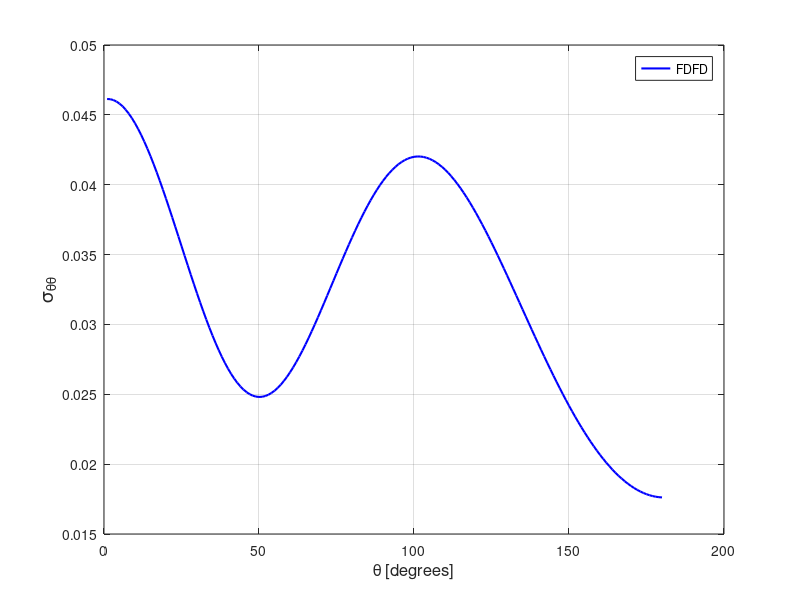

Here is the MATLAB script that generated this plot:
stt = [ 
    1  0.46135534E-01
    2  0.46121761E-01
    3  0.46061985E-01
    4  0.45956030E-01
    5  0.45804840E-01
    6  0.45608960E-01
    7  0.45369025E-01
    8  0.45086384E-01
    9  0.44762239E-01
   10  0.44398353E-01
   11  0.43996081E-01
   12  0.43557275E-01
   13  0.43084234E-01
   14  0.42578712E-01
   15  0.42043205E-01
   16  0.41480020E-01
   17  0.40891644E-01
   18  0.40280826E-01
   19  0.39650269E-01
   20  0.39002437E-01
   21  0.38340386E-01
   22  0.37667368E-01
   23  0.36985613E-01
   24  0.36298729E-01
   25  0.35609316E-01
   26  0.34920122E-01
   27  0.34234513E-01
   28  0.33555143E-01
   29  0.32884903E-01
   30  0.32226499E-01
   31  0.31582687E-01
   32  0.30955939E-01
   33  0.30349093E-01
   34  0.29764205E-01
   35  0.29203566E-01
   36  0.28669486E-01
   37  0.28163999E-01
   38  0.27688811E-01
   39  0.27245745E-01
   40  0.26836205E-01
   41  0.26461789E-01
   42  0.26123481E-01
   43  0.25822498E-01
   44  0.25559645E-01
   45  0.25335554E-01
   46  0.25150754E-01
   47  0.25005613E-01
   48  0.24900157E-01
   49  0.24834748E-01
   50  0.24808548E-01
   51  0.24821786E-01
   52  0.24873581E-01
   53  0.24963548E-01
   54  0.25090557E-01
   55  0.25253760E-01
   56  0.25451956E-01
   57  0.25683964E-01
   58  0.25948150E-01
   59  0.26243480E-01
   60  0.26568096E-01
   61  0.26920287E-01
   62  0.27298326E-01
   63  0.27700584E-01
   64  0.28124377E-01
   65  0.28568249E-01
   66  0.29030524E-01
   67  0.29508429E-01
   68  0.30000616E-01
   69  0.30503746E-01
   70  0.31016966E-01
   71  0.31537436E-01
   72  0.32063451E-01
   73  0.32592557E-01
   74  0.33122499E-01
   75  0.33652138E-01
   76  0.34178525E-01
   77  0.34699939E-01
   78  0.35214864E-01
   79  0.35721079E-01
   80  0.36217052E-01
   81  0.36701076E-01
   82  0.37171267E-01
   83  0.37626289E-01
   84  0.38064789E-01
   85  0.38484968E-01
   86  0.38886148E-01
   87  0.39267175E-01
   88  0.39626665E-01
   89  0.39962888E-01
   90  0.40276188E-01
   91  0.40565420E-01
   92  0.40829670E-01
   93  0.41068096E-01
   94  0.41280944E-01
   95  0.41467581E-01
   96  0.41627258E-01
   97  0.41760050E-01
   98  0.41865718E-01
   99  0.41944303E-01
  100  0.41995797E-01
  101  0.42020123E-01
  102  0.42017888E-01
  103  0.41989170E-01
  104  0.41934017E-01
  105  0.41853283E-01
  106  0.41747075E-01
  107  0.41616034E-01
  108  0.41460987E-01
  109  0.41282117E-01
  110  0.41080210E-01
  111  0.40856056E-01
  112  0.40610500E-01
  113  0.40344305E-01
  114  0.40057998E-01
  115  0.39752897E-01
  116  0.39429583E-01
  117  0.39088774E-01
  118  0.38732059E-01
  119  0.38359754E-01
  120  0.37972696E-01
  121  0.37572347E-01
  122  0.37159581E-01
  123  0.36735043E-01
  124  0.36300145E-01
  125  0.35855290E-01
  126  0.35401843E-01
  127  0.34940809E-01
  128  0.34472812E-01
  129  0.33998922E-01
  130  0.33520345E-01
  131  0.33037525E-01
  132  0.32551806E-01
  133  0.32063771E-01
  134  0.31574368E-01
  135  0.31084411E-01
  136  0.30594736E-01
  137  0.30106241E-01
  138  0.29619673E-01
  139  0.29135840E-01
  140  0.28655384E-01
  141  0.28178962E-01
  142  0.27707309E-01
  143  0.27241284E-01
  144  0.26781300E-01
  145  0.26328087E-01
  146  0.25882160E-01
  147  0.25444109E-01
  148  0.25014395E-01
  149  0.24593603E-01
  150  0.24182111E-01
  151  0.23780594E-01
  152  0.23389129E-01
  153  0.23008462E-01
  154  0.22638833E-01
  155  0.22280555E-01
  156  0.21933939E-01
  157  0.21599328E-01
  158  0.21276910E-01
  159  0.20967105E-01
  160  0.20669991E-01
  161  0.20385986E-01
  162  0.20114943E-01
  163  0.19857336E-01
  164  0.19613262E-01
  165  0.19382766E-01
  166  0.19166112E-01
  167  0.18963253E-01
  168  0.18774403E-01
  169  0.18599568E-01
  170  0.18438855E-01
  171  0.18292325E-01
  172  0.18160036E-01
  173  0.18042030E-01
  174  0.17938368E-01
  175  0.17848989E-01
  176  0.17774049E-01
  177  0.17713502E-01
  178  0.17667240E-01
  179  0.17635455E-01
  180  0.17618215E-01
  181  0.17615244E-01
  182  0.17626781E-01
  183  0.17652720E-01
  184  0.17693121E-01
  185  0.17747868E-01
  186  0.17816978E-01
  187  0.17900404E-01
  188  0.17998228E-01
  189  0.18110376E-01
  190  0.18236792E-01
  191  0.18377282E-01
  192  0.18532231E-01
  193  0.18700980E-01
  194  0.18884083E-01
  195  0.19080888E-01
  196  0.19291747E-01
  197  0.19516271E-01
  198  0.19754551E-01
  199  0.20006360E-01
  200  0.20271506E-01
  201  0.20549836E-01
  202  0.20841300E-01
  203  0.21145524E-01
  204  0.21462493E-01
  205  0.21791883E-01
  206  0.22133417E-01
  207  0.22486735E-01
  208  0.22851694E-01
  209  0.23227772E-01
  210  0.23614764E-01
  211  0.24012432E-01
  212  0.24420129E-01
  213  0.24837377E-01
  214  0.25264058E-01
  215  0.25699403E-01
  216  0.26142942E-01
  217  0.26594307E-01
  218  0.27052784E-01
  219  0.27517879E-01
  220  0.27988836E-01
  221  0.28465297E-01
  222  0.28946303E-01
  223  0.29431392E-01
  224  0.29919704E-01
  225  0.30410528E-01
  226  0.30903000E-01
  227  0.31396631E-01
  228  0.31890269E-01
  229  0.32383427E-01
  230  0.32874964E-01
  231  0.33364125E-01
  232  0.33850018E-01
  233  0.34331720E-01
  234  0.34808267E-01
  235  0.35278786E-01
  236  0.35742510E-01
  237  0.36198236E-01
  238  0.36644813E-01
  239  0.37081685E-01
  240  0.37507780E-01
  241  0.37922103E-01
  242  0.38323388E-01
  243  0.38711090E-01
  244  0.39083868E-01
  245  0.39441038E-01
  246  0.39781801E-01
  247  0.40104758E-01
  248  0.40409043E-01
  249  0.40694103E-01
  250  0.40958922E-01
  251  0.41202646E-01
  252  0.41424200E-01
  253  0.41623421E-01
  254  0.41799165E-01
  255  0.41950747E-01
  256  0.42077504E-01
  257  0.42178877E-01
  258  0.42254549E-01
  259  0.42303961E-01
  260  0.42326514E-01
  261  0.42322047E-01
  262  0.42290010E-01
  263  0.42230655E-01
  264  0.42143565E-01
  265  0.42028651E-01
  266  0.41886173E-01
  267  0.41716062E-01
  268  0.41518800E-01
  269  0.41294031E-01
  270  0.41042902E-01
  271  0.40766068E-01
  272  0.40463619E-01
  273  0.40136032E-01
  274  0.39785404E-01
  275  0.39410859E-01
  276  0.39014634E-01
  277  0.38597275E-01
  278  0.38160183E-01
  279  0.37704661E-01
  280  0.37232034E-01
  281  0.36743917E-01
  282  0.36241971E-01
  283  0.35727557E-01
  284  0.35202332E-01
  285  0.34668431E-01
  286  0.34127735E-01
  287  0.33581935E-01
  288  0.33033144E-01
  289  0.32483257E-01
  290  0.31934787E-01
  291  0.31389702E-01
  292  0.30849624E-01
  293  0.30317156E-01
  294  0.29794777E-01
  295  0.29283930E-01
  296  0.28787429E-01
  297  0.28307317E-01
  298  0.27845560E-01
  299  0.27404197E-01
  300  0.26985262E-01
  301  0.26591094E-01
  302  0.26222963E-01
  303  0.25883419E-01
  304  0.25573399E-01
  305  0.25295202E-01
  306  0.25050061E-01
  307  0.24839414E-01
  308  0.24664713E-01
  309  0.24526833E-01
  310  0.24426959E-01
  311  0.24365844E-01
  312  0.24344429E-01
  313  0.24362911E-01
  314  0.24421891E-01
  315  0.24521414E-01
  316  0.24661645E-01
  317  0.24842389E-01
  318  0.25063278E-01
  319  0.25324015E-01
  320  0.25623698E-01
  321  0.25961556E-01
  322  0.26336292E-01
  323  0.26746986E-01
  324  0.27192120E-01
  325  0.27670220E-01
  326  0.28179549E-01
  327  0.28718026E-01
  328  0.29283989E-01
  329  0.29875014E-01
  330  0.30488852E-01
  331  0.31123081E-01
  332  0.31775143E-01
  333  0.32442506E-01
  334  0.33122499E-01
  335  0.33812083E-01
  336  0.34508720E-01
  337  0.35209257E-01
  338  0.35910793E-01
  339  0.36610652E-01
  340  0.37305355E-01
  341  0.37992373E-01
  342  0.38668472E-01
  343  0.39331015E-01
  344  0.39976843E-01
  345  0.40603288E-01
  346  0.41207653E-01
  347  0.41787289E-01
  348  0.42339653E-01
  349  0.42862177E-01
  350  0.43352790E-01
  351  0.43809228E-01
  352  0.44229351E-01
  353  0.44611447E-01
  354  0.44953953E-01
  355  0.45255110E-01
  356  0.45513790E-01
  357  0.45728572E-01
  358  0.45898903E-01
  359  0.46023671E-01
  360  0.46102751E-01
 ]; 
plot(stt(1:180,1),stt(1:180,2),'b-','linewidth',1.5 ); 
grid on 
legend('FDFD');
xlabel('\theta [degrees]','FontSize',12);
ylabel('\sigma_{\theta\theta}','FontSize',14);
